Frame 1 (no input): blank canvas, image omitted
Frame 60 (no input): blank canvas, image omitted
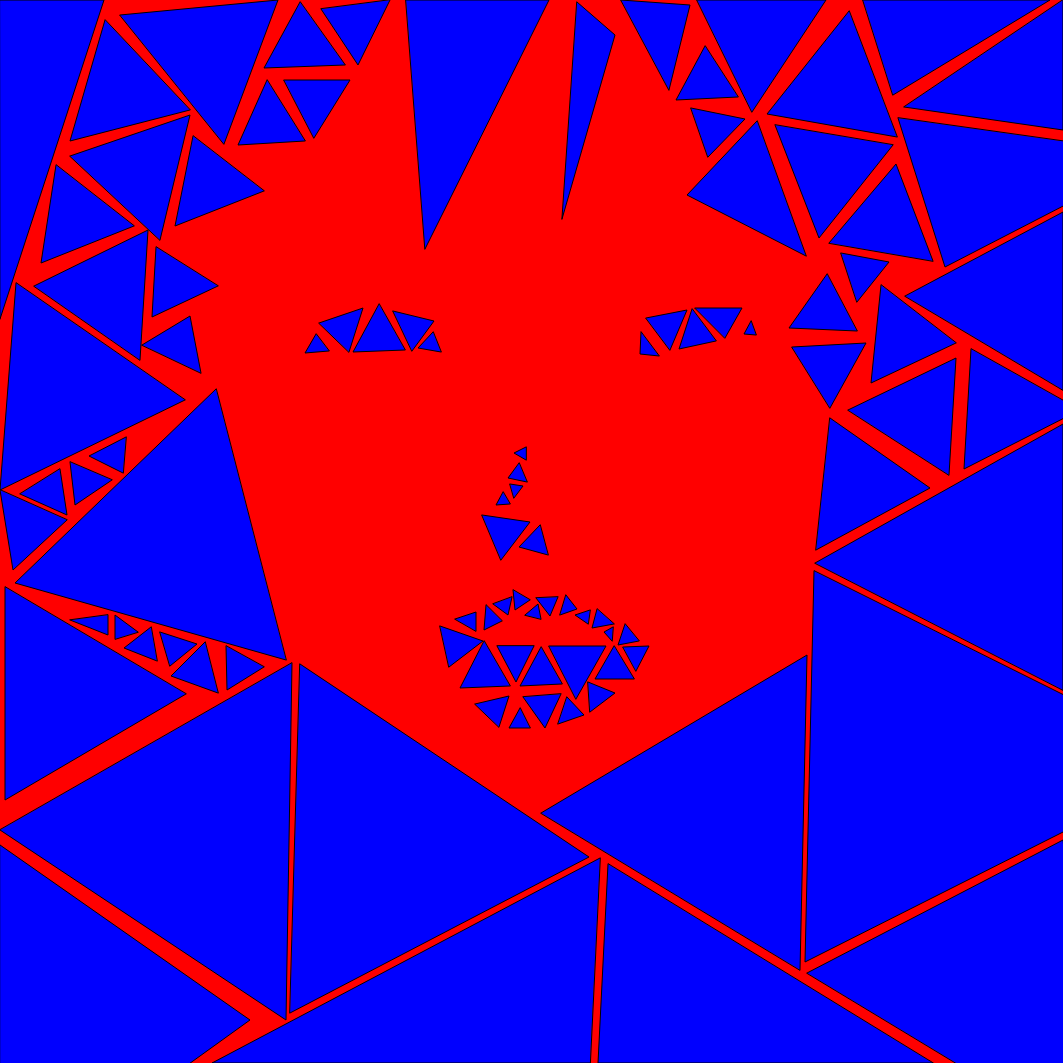
Frame 120 (the mouse pressed at the canvas centre since frame 60)

The p5.js sketch whose frames 1 and 60 were blank and that drew this single picture after the mouse press (run headless with seeded random() and noise() and a simulated clock; from frame 60 on, the mouse is pressed at the canvas centre):

// p5.js sketch
// ── sketch.js
function setup() {
  createCanvas(1063, 1063);
  
}

function draw() {
  background(mouseX,0,0);
  fill(0,0,mouseX);
  triangle(0,0,104,0,0,319);
  triangle(16,283,0,490,185,400);
  triangle(105,20,70,141,190,110);
  triangle(70,156,190,115,160,240);
  triangle(56,165,41,263,134,226);
  triangle(34,286,148,230,140,360);
  triangle(120,15,278,0,224,144);
  triangle(216,389,15,583,286,660);
  triangle(5,587,5,800,186,694);
  triangle(292,663,286,1020,0,830);
  triangle(0,845,250,1020,0,1200);
 
  triangle(300,664,589,857,290,1013);
  triangle(600,858,212,1063,590,1063);
  triangle(608,864,598,1063,933,1063);
  triangle(541,813,807,655,800,970);
 
  triangle(814,571,805,962,1200,763); 
  triangle(807,973,1063,840,1100,1150);
  triangle(815,563,1063,424,1063,690);
  triangle(830,418,930,488,816,550);
  triangle(848,410,956,358,949,475);
  triangle(971,349,964,469,1080,410);
  triangle(905,296,1063,212,1063,390);
  triangle(881,285,871,383,956,343); 
  triangle(829,243,896,164,933,261);
  triangle(898,118,945,267,1162,155); 
  triangle(904,107,1063,130,1063,0);
  triangle(863,0,1050,0,893,95);
  triangle(60,469,67,515,20,494);
  triangle(67,520,13,570,0,490);
  triangle(70,462,75,505,112,480);
  triangle(126,437,89,456,123,473);
  triangle(108,615,108,635,70,620);
  triangle(138,632,115,615,115,639);
  triangle(151,627,124,648,157,661);
  triangle(160,632,197,644,170,666);
  triangle(205,642,171,676,218,693);
  triangle(226,646,227,690,264,667);
   
  triangle(697,0,826,0,752,112);
  triangle(849,11,767,114,897,137);
  triangle(775,125,819,238,893,145);
  triangle(841,253,889,262,857,302);
  triangle(827,274,789,328,857,331);
  triangle(792,347,866,343,830,408);
  triangle(316,334,305,353,329,351);
  triangle(319,323,363,308,349,352);
  triangle(379,304,353,352,405,350);
  triangle(393,311,434,321,412,351);
  triangle(433,332,418,348,441,352);
  triangle(641,332,640,354,659,356);
  triangle(646,318,687,310,670,350);
  triangle(692,309,679,349,716,341);
  triangle(695,308,742,308,725,338);
  triangle(751,321,744,334,756,335);
  triangle(526,447,514,453,526,460);
  
  triangle(519,463,508,478,527,482);
  triangle(510,484,523,486,514,498);
  triangle(503,492,496,505,510,504);
  triangle(482,515,530,522,501,560);
  triangle(540,525,519,547,548,555);
  triangle(440,626,483,641,449,667);
  triangle(484,641,460,688,510,686);
  triangle(497,646,516,682,534,646);
  triangle(541,647,520,686,562,684);
  triangle(549,646,606,646,576,699);
  triangle(614,646,595,679,634,679);
  triangle(623,647,649,646,636,671);
  triangle(475,704,509,696,499,727);
  triangle(520,708,509,728,530,728);
  triangle(523,697,545,728,561,694);
  triangle(567,697,584,715,558,724);

  triangle(588,682,615,693,590,712);
  triangle(406,0,549,0,425,249);
  triangle(577,2,615,35,562,219);
  triangle(621,0,690,5,669,90);
  triangle(705,46,676,100,738,97);
  triangle(691,108,745,119,708,157);
  triangle(757,121,687,195,806,256);
  triangle(455,619,476,612,476,631);
  triangle(486,605,484,630,502,621);
  triangle(493,604,508,615,512,597);
  triangle(513,590,515,610,530,600);
  triangle(525,615,538,604,541,619);
  triangle(536,598,550,616,558,597);
  triangle(566,595,577,609,560,615);
  triangle(590,610,575,615,588,624);
  triangle(625,624,618,645,639,641);
  triangle(597,609,592,628,614,624);
  triangle(613,627,604,632,612,641);
  triangle(193,136,175,226,264,191);
  triangle(156,247,152,317,218,286);
  triangle(300,2,264,68,345,65);
  triangle(321,9,358,65,390,0);
  triangle(284,80,350,80,314,138);
  triangle(267,80,238,145,305,141);
  triangle(142,345,190,316,201,373);
}
